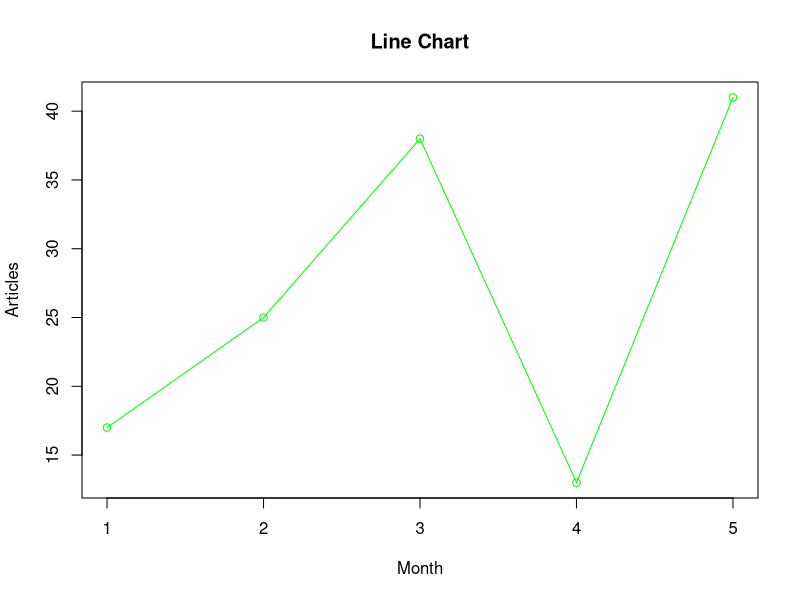
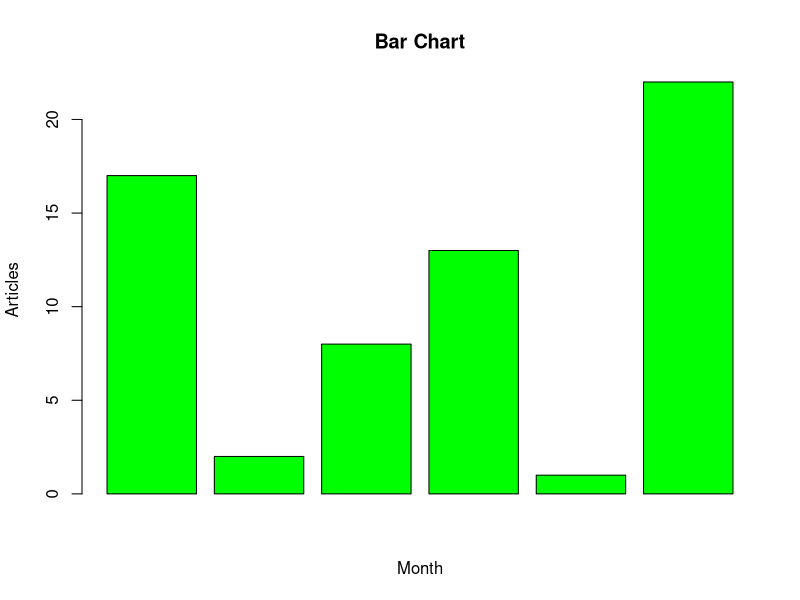
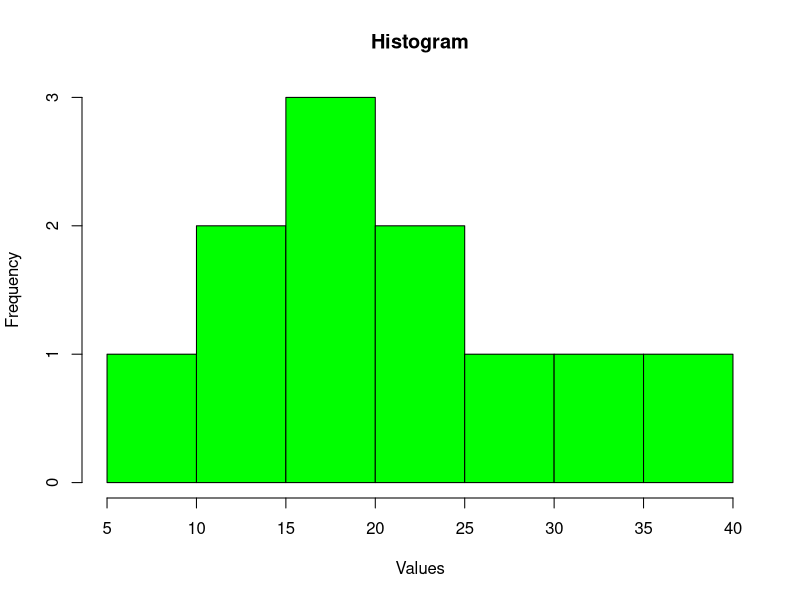
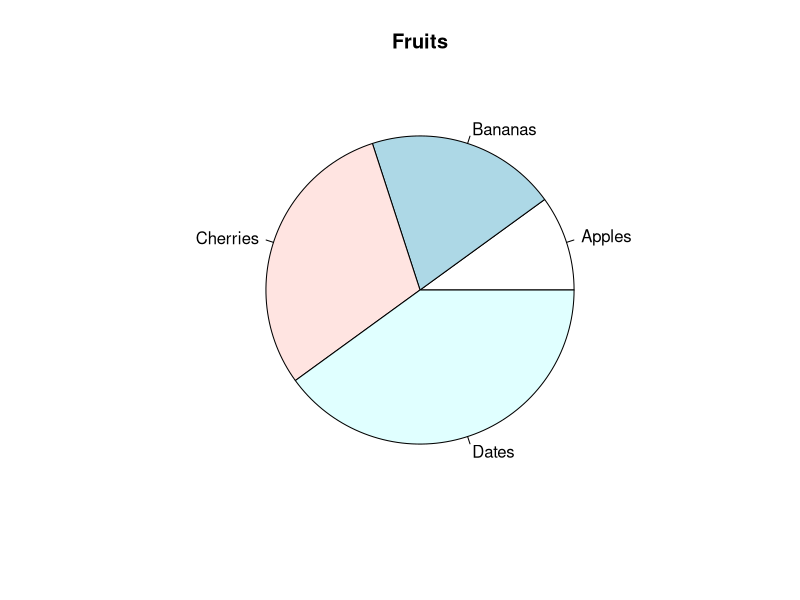
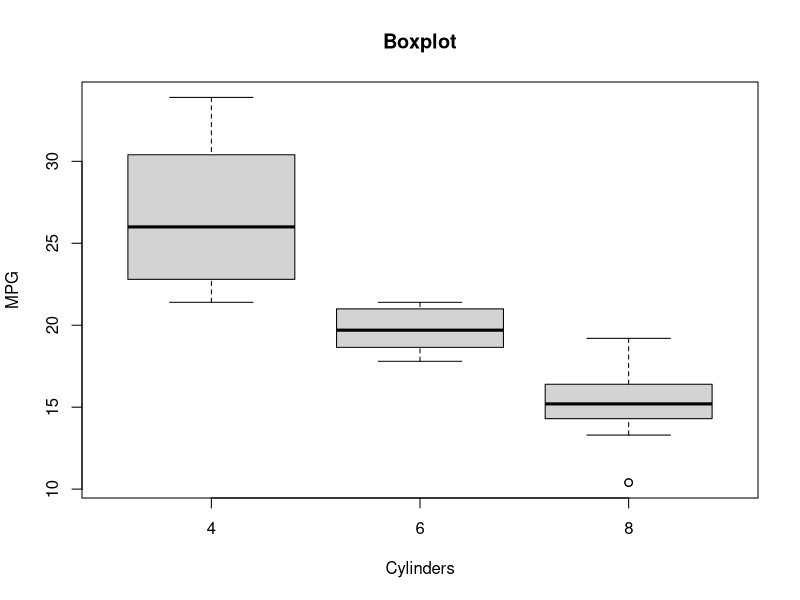

These charts were generated, in order, by the following R code:
# Data Visualization
v <- c(17, 25, 38, 13, 41)
plot(v, type = "o", col = "green", xlab = "Month", ylab = "Articles", main = "Line Chart")

A <- c(17, 2, 8, 13, 1, 22)
barplot(A, xlab = "Month", ylab = "Articles", col = "green", main = "Bar Chart")

hist_v <- c(19, 23, 11, 5, 16, 21, 32, 14, 19, 27, 39)
hist(hist_v, xlab = "Values", col = "green", main = "Histogram")

pie(c(10, 20, 30, 40), label = c("Apples", "Bananas", "Cherries", "Dates"), main = "Fruits")

boxplot(mpg ~ cyl, data = mtcars, main = "Boxplot", xlab = "Cylinders", ylab = "MPG")
